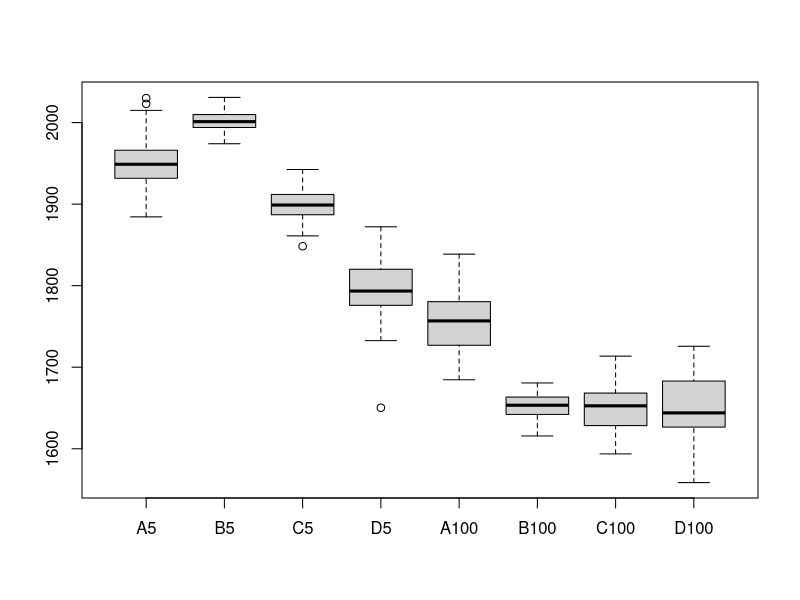

This figure's R source: (Note: a time limit stopped this script after it produced the figure.)
# Tutorial for Rstudio ####

# If the text does not display correctly, set File \ Reopen with Encoding ... to UTF-8
# Use CTRL + SHIFT + O to display the contents of the script
# Use CTRL + ENTER to run commands on each line

# * Installing packages ####
# Packages only need to be installed once and will then be available to everyone
# application using the given Rko

# install.packages ('readxl')
# Use TAB to turn on whispering.

# You can see the progress of the command at the bottom of the console
library(readxl)

# * Načítání dat ####

# The path you see in 'Files' is not always the same as wd
getwd()

# setwd ('path to current file')
# using 'More' in the file browser

data = read.csv2 (file = "./data/aku.csv")

# loading can be done using GUI
# File-> Import Dataset (csv, Excel reader)

# * Displaying outputs ####
# render to console
data
# or open via 'Enviroment'

# plotting a graph - appears in 'Plots'
boxplot (data)
# Use 'Zoom' to open it in its own window
# we can save to a file

# * Stop current calculation, restart kernel ####
# Session->Interupt R
# Session->Restart R
a = 1
while(5>3)
{
  a = a + 1
}
a

# * help
help(sequence)
